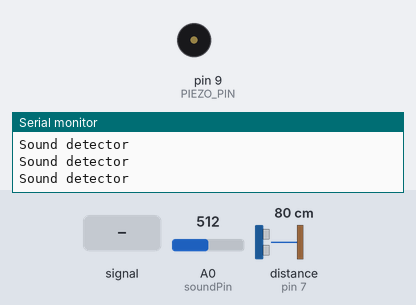
Bench run of a sketch on a simulated Arduino Uno, built with avr-gcc and run on an emulated ATmega328P. Shown: buzzer (waves = sounding), the last lines printed to the serial monitor. Wiring (inferred from the names in the program): ultrasonic range finder: trigger pin 6; echo pin 7. The test bench sets the inputs (shaded band); at power-on: distance to the obstacle (sensor on pin 7) 80 cm, A0 (soundPin) = 512. The echo pulse lasts 58.3 µs per cm.

Above: at 1.2 s.
1.3 s: distance to the obstacle (sensor on pin 7) set to 29 cm
2.8 s: distance to the obstacle (sensor on pin 7) set to 23 cm
At 3.36 s:
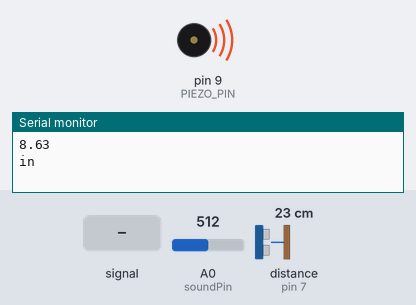
5.8 s: A0 (soundPin) fed a 200 Hz sine of ±460 counts around its level
8.8 s: distance to the obstacle (sensor on pin 7) set to 35 cm
At 9.5 s:
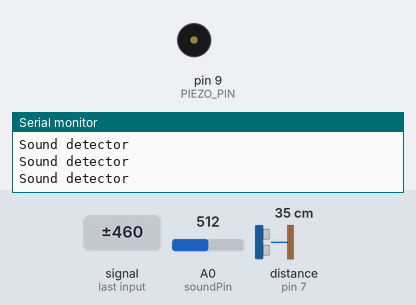
10.3 s: distance to the obstacle (sensor on pin 7) set to 2 cm
At 10.42 s:
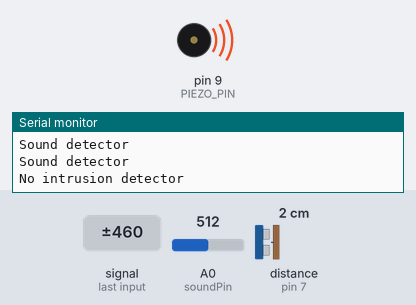
Timing chart, 0 to 14.3 s (numbered marks = the images above; inputs shaded):
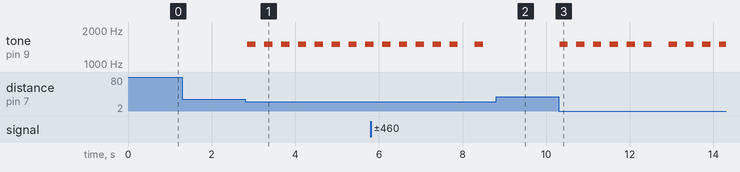

Measured:
- the behaviour switches between 27 and 26 cm on distance to the obstacle (sensor on pin 7) (found by bisection; images 0 and 1)
- after the input at 2.8 s, tone on pin 9 (PIEZO_PIN): alternates 1500 Hz for 0.20 s and silent for 0.20 s, starting after 0.06 s
- after the input at 8.8 s, tone on pin 9 (PIEZO_PIN): stops changing and stays silent
- after the input at 10.3 s, tone on pin 9 (PIEZO_PIN): goes 5 × (1500 Hz 0.20 s, silent 0.20 s), 1500 Hz 0.20 s, silent 0.40 s, 3 × (1500 Hz 0.20 s, silent 0.20 s), then 1500 Hz, starting at once

The sketch:

intrusion_detection.ino
```cpp
#define PIEZO_PIN 9
const int trigger=6;
const int echo=7;
const int soundPin=A0;
float distance;
float dist_inches;
const float DIST_THRESHOLD=9.8;
const float SOUND_THRESHOLD=100;
void setup(){
  Serial.begin(9600);
  pinMode(trigger,OUTPUT);
  pinMode(echo,INPUT);
  pinMode(PIEZO_PIN,OUTPUT);
}
void loop(){
  digitalWrite(trigger,LOW);
  delayMicroseconds(5);
  digitalWrite(trigger,HIGH);
  delayMicroseconds(10);
    digitalWrite(trigger,LOW);
    distance=pulseIn(echo,HIGH);
    distance=distance*0.0001657;
    dist_inches=distance*39.37;
    int soundvalue=analogRead(soundPin);
    if(dist_inches<DIST_THRESHOLD&&soundvalue>SOUND_THRESHOLD){
      tone(PIEZO_PIN,1500);
      delay(200);
      noTone(PIEZO_PIN);
      Serial.println("Intrusion detected ! Object with sound at distance:");
      Serial.println(dist_inches);
      Serial.println("in");

    }
    else if(soundvalue>SOUND_THRESHOLD){
      Serial.println("Sound detector");
    }
    else {
      Serial.println("No intrusion detector");
    }
    delay(200);

    }
```
